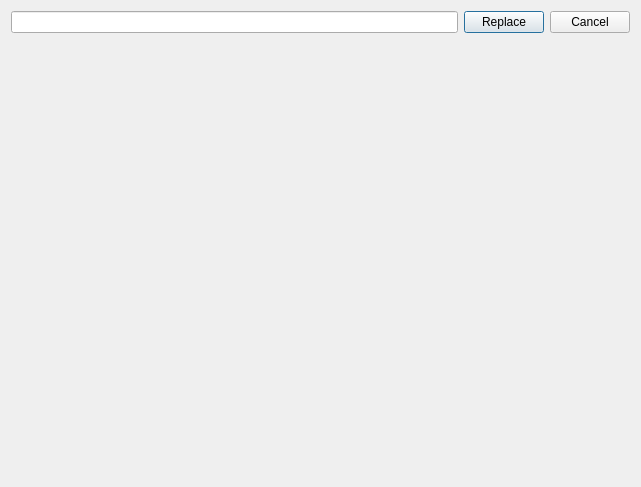
<?xml version="1.0" encoding="UTF-8"?>
<ui version="4.0">
 <class>KarelReplaceUsagesDialog</class>
 <widget class="QDialog" name="KarelReplaceUsagesDialog">
  <property name="geometry">
   <rect>
    <x>0</x>
    <y>0</y>
    <width>641</width>
    <height>487</height>
   </rect>
  </property>
  <property name="windowTitle">
   <string>Replace Usages</string>
  </property>
  <layout class="QVBoxLayout" name="verticalLayout">
   <item>
    <layout class="QHBoxLayout" name="horizontalLayout">
     <item>
      <widget class="QLineEdit" name="lineEdit"/>
     </item>
     <item>
      <widget class="QPushButton" name="replaceButton">
       <property name="text">
        <string>Replace</string>
       </property>
       <property name="default">
        <bool>true</bool>
       </property>
      </widget>
     </item>
     <item>
      <widget class="QPushButton" name="cancelButton">
       <property name="text">
        <string>Cancel</string>
       </property>
      </widget>
     </item>
    </layout>
   </item>
   <item>
    <widget class="QStackedWidget" name="stackedWidget"/>
   </item>
  </layout>
 </widget>
 <resources/>
 <connections>
  <connection>
   <sender>cancelButton</sender>
   <signal>clicked()</signal>
   <receiver>KarelReplaceUsagesDialog</receiver>
   <slot>reject()</slot>
   <hints>
    <hint type="sourcelabel">
     <x>599</x>
     <y>19</y>
    </hint>
    <hint type="destinationlabel">
     <x>639</x>
     <y>20</y>
    </hint>
   </hints>
  </connection>
 </connections>
</ui>
